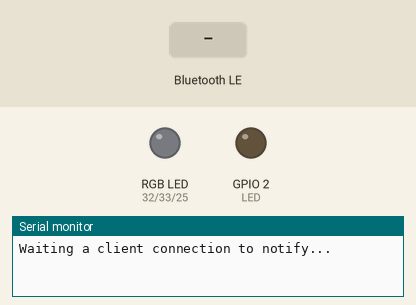
A sketch run on a simulated ESP32. Parts: an RGB LED mixed from three pins (HIGH = lit), output pins drawn as LEDs (lit = HIGH), the last lines printed to the serial monitor. Inputs (shaded band) come from the test bench. Nothing arrives over Bluetooth unless stated; a phone connects over Bluetooth LE 3 s after start.

Above: at 1.2 s.
1.3 s: Bluetooth LE write "BL1" received
3.7 s: Bluetooth LE write "BLN" received
At 4.4 s:
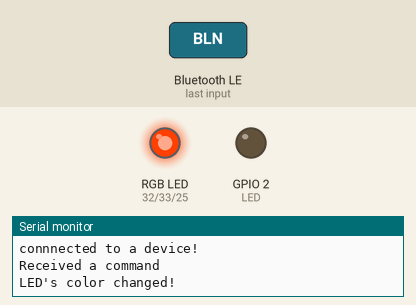
6.7 s: Bluetooth LE write "ONLED" received
At 6.9 s:
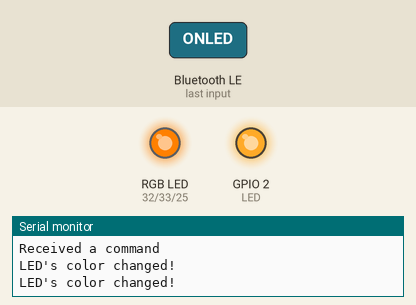
9.7 s: Bluetooth LE write "OFFLED" received
At 9.9 s:
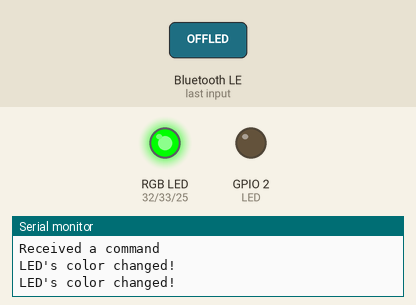
12.7 s: Bluetooth LE write "1" received
At 12.9 s:
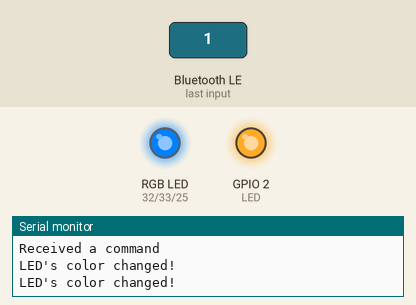
15.7 s: Bluetooth LE write "0" received
At 15.9 s:
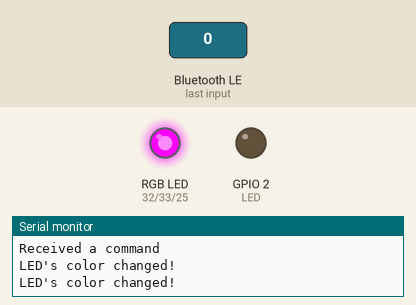
Timing chart, 0 to 19.7 s (numbered marks = the images above; inputs shaded):
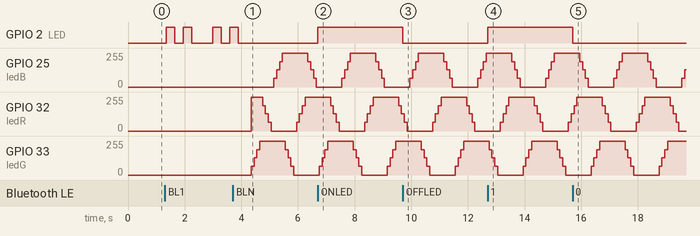

Measured:
- after the input at 3.7 s, GPIO 25 (ledB): 0/255 → 64/255 after 1.5 s, → 128/255 0.10 s later, → 190/255 0.10 s later, → 255/255 0.10 s later, … (8 changes in this stretch); GPIO 32 (ledR): 0/255 → 255/255 after 0.65 s, → 190/255 0.40 s later, → 128/255 0.10 s later, → 64/255 0.10 s later, … (9 changes in this stretch)
- after the input at 6.7 s, GPIO 2 (LED): LOW → HIGH at once
- after the input at 9.7 s, GPIO 2 (LED): HIGH → LOW at once
- after the input at 12.7 s, GPIO 2 (LED): LOW → HIGH at once
- after the input at 15.7 s, GPIO 2 (LED): HIGH → LOW at once

The sketch:

Blink_Blink.ino
```cpp
#include <BLEDevice.h>
#include <BLEServer.h>
#include <BLEUtils.h>
#include <BLE2902.h>

hw_timer_t * timer = NULL;

const int LED = GPIO_NUM_2; // on board blue led. (pin24)
const char ledR = A4;
const char ledG = A5;
const char ledB = A18;

uint8_t ledArray[3] = {1, 2, 3};
unsigned char hue[][3] = {
  {255, 0, 0},
  {255, 64, 0},
  {255, 128, 0},
  {255, 191, 0},
  {255, 255, 0},
  {191, 255, 0},
  {128, 255, 0},
  {64, 255, 0},
  {0, 255, 0},
  {0, 255, 64},
  {0, 255, 128},
  {0, 255, 191},
  {0, 255, 255},
  {0, 191, 255},
  {0, 128, 255},
  {0, 64, 255},
  {0, 0, 255},
  {64, 0, 255},
  {128, 0, 255},
  {191, 0, 255},
  {255, 0, 255},
  {255, 0, 191},
  {255, 0, 128},
  {255, 0, 64},
  };

bool deviceConnected = false; // connection-status flag

String receivedCommand = ""; // commands via bluetooth stored here

//#define SERVICE_UUID           "6E400001-B5A3-F393-E0A9-E50E24DCCA9E" // UART service UUID
//#define CHARACTERISTIC_UUID_RX "4529357d-6659-4495-8082-f8b55cedfadb"
//#define CHARACTERISTIC_UUID_TX "6E400003-B5A3-F393-E0A9-E50E24DCCA9E"

#define SERVICE_UUID              "0000ffe0-0000-1000-8000-00805f9b34fb"
#define CHARACTERISTIC_UUID_RX    "0000ffe1-0000-1000-8000-00805f9b34fb"

void IRAM_ATTR onTimer(){
    //static byte state = LOW;
    //state =! state;
    //digitalWrite(LED, state);

    static char i = 0;
    if(++i > 23) i = 0;
    apply_color(hue[i][0],hue[i][1],hue[i][2]);

}

class MyServerCallbacks: public BLEServerCallbacks {
  void onConnect(BLEServer* pServer) {
      deviceConnected = true;
      blink_1();
      Serial.println("connnected to a device!");
    }
  void onDisconnect(BLEServer* pServer) {
      deviceConnected = false;
      Serial.println("disconnected!");
    }
};

class MyCallbacks: public BLECharacteristicCallbacks {
  void onWrite(BLECharacteristic *pCharacteristic) {
      std::string rxValue = pCharacteristic->getValue();
      if (rxValue.length() > 0) {
        Serial.println("Received a command");
        receivedCommand = rxValue.c_str();
      }
    }
};

void setup(){
  // Create the BLE Device
  BLEDevice::init("NHOM 8 JAVA");

  // Create the BLE Server
  BLEServer *pServer = BLEDevice::createServer();
  pServer->setCallbacks(new MyServerCallbacks());

  // Create the BLE Service
  BLEService *pService = pServer->createService(SERVICE_UUID);

  // Create a BLE
  /*BLECharacteristic *pCharacteristic = pService->createCharacteristic(
                      CHARACTERISTIC_UUID_TX,
                      BLECharacteristic::PROPERTY_NOTIFY
                    );
  pCharacteristic->addDescriptor(new BLE2902());*/
  BLECharacteristic *pCharacteristic = pService->createCharacteristic(
                                         CHARACTERISTIC_UUID_RX,
                                         BLECharacteristic::PROPERTY_WRITE
                                       );
  pCharacteristic->setCallbacks(new MyCallbacks());

  // Start the service
  pService->start();

  // Start advertising
  pServer->getAdvertising()->start();

  timer = timerBegin(0, 80, true);
  timerAttachInterrupt(timer, &onTimer, true);
  timerAlarmWrite(timer, 100000, true);

  Serial.begin(115200);
  Serial.println("Waiting a client connection to notify...");
  pinMode(LED,OUTPUT);

  ledcAttachPin(ledR, 1); // assign RGB led pins to channels
  ledcAttachPin(ledG, 2);
  ledcAttachPin(ledB, 3);

  ledcSetup(1, 12000, 8); // 12 kHz PWM, 8-bit resolution
  ledcSetup(2, 12000, 8);
  ledcSetup(3, 12000, 8);

}

void loop() {
  if(receivedCommand.length() > 0)
  {
    if(receivedCommand == "BL1")
    {
      blink_1();
    }

    else if(receivedCommand == "ONLED" || receivedCommand == "1")
    {
      digitalWrite(LED, HIGH);
    }

    else if(receivedCommand == "OFFLED" || receivedCommand == "0")
    {
      digitalWrite(LED, LOW);
    }

    else if(receivedCommand == "BLN")
    {
      timerAlarmEnable(timer);
    }

    else if(receivedCommand == "SBL")
    {
      timerAlarmDisable(timer);
    }

    else if (receivedCommand.substring(0,2) == "ND")
    {
      int time = receivedCommand.substring(2,receivedCommand.length()).toInt();
      timerAlarmWrite(timer, time, true);
    }

    else
    {
      change_color(receivedCommand);
    }

    receivedCommand = "";
   }
  delay(10);
}

void change_color(String cmd)
{
  int R = 0, G = 0, B = 0;
  if(cmd.substring(0,3) == "RGB")
  {
    R = cmd.substring(3,6).toInt();
    G = cmd.substring(6,9).toInt();
    B = cmd.substring(9,12).toInt();
    apply_color(R,G,B);
  }
  else
    Serial.println("Invalid command!");
    Serial.println(cmd);
}

void apply_color(unsigned char R, unsigned char G, unsigned char B)
{
  ledcWrite(1,R);
  ledcWrite(2,G);
  ledcWrite(3,B);

  Serial.println("LED's color changed!");
}

void blink_1()
{
  Serial.println("Received a blinking require command!");
  digitalWrite(LED,HIGH);
  delay(300);
  digitalWrite(LED,LOW);
  delay(300);
  digitalWrite(LED,HIGH);
  delay(300);
  digitalWrite(LED,LOW);
  delay(300);
}
```
